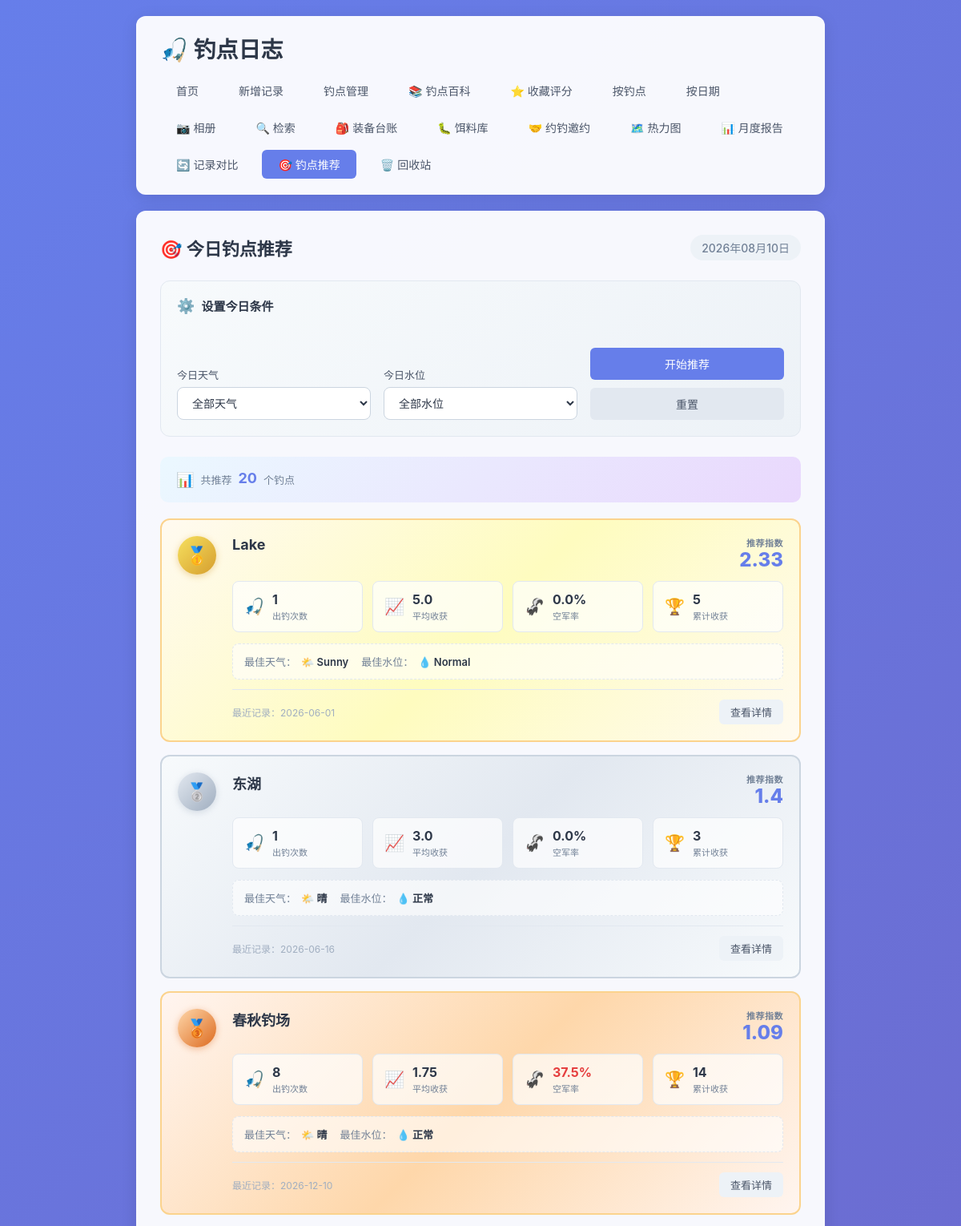
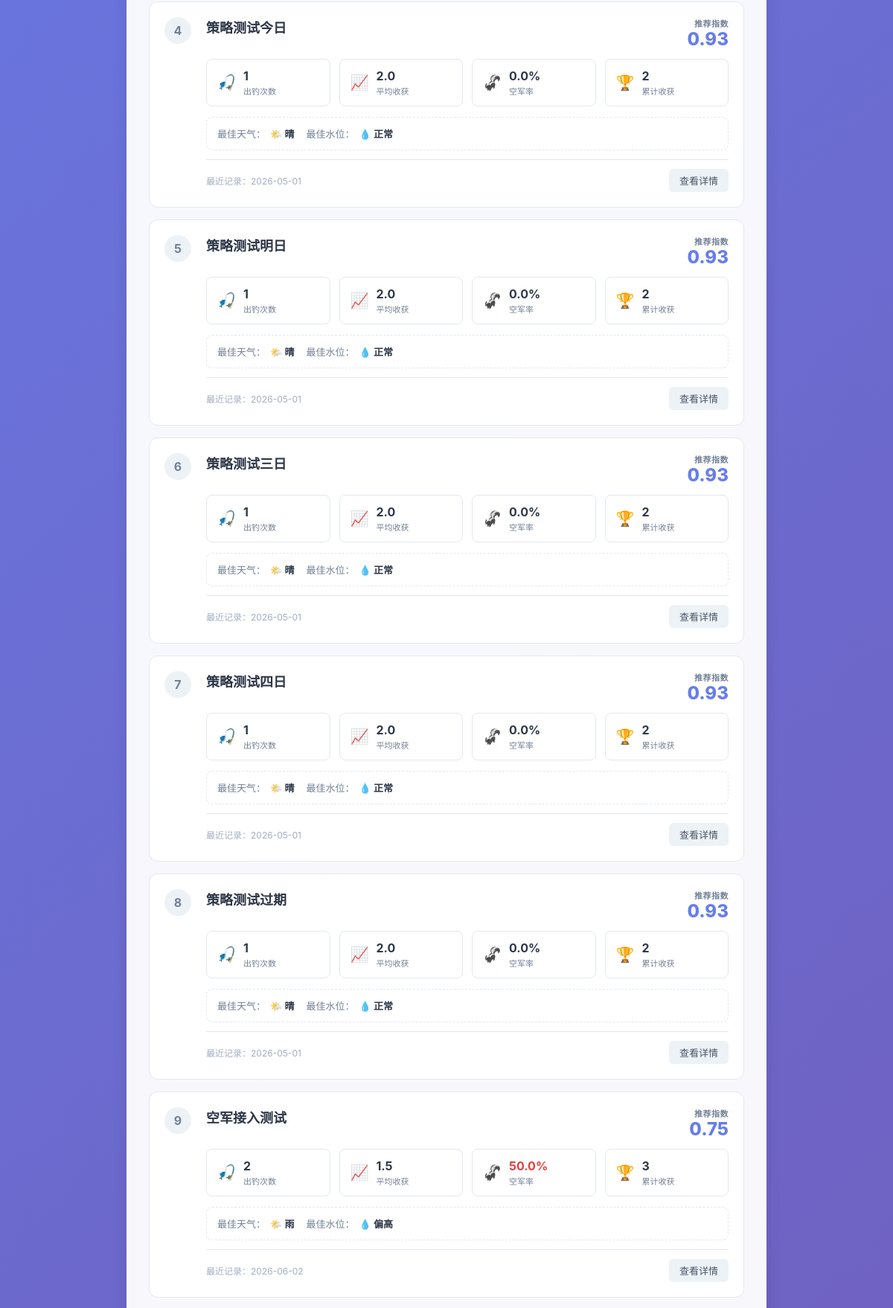
The page /recommend (upper part) on the database its author committed (2 pictures, top to bottom).
### tables this page shows
CREATE TABLE fishing_logs (
            id INTEGER PRIMARY KEY AUTOINCREMENT,
            spot TEXT NOT NULL,
            weather TEXT NOT NULL,
            water_level TEXT NOT NULL,
            bait TEXT NOT NULL,
            fish_species TEXT NOT NULL,
            harvest TEXT NOT NULL,
            next_strategy TEXT,
            created_at DATE NOT NULL
        , temperature TEXT, humidity TEXT, wind TEXT, deleted_at TIMESTAMP, next_strategy_date DATE);

### app.py (the view)
@app.route('/recommend')
def spot_recommendation():
    conn = get_db()
    target_weather = request.args.get('weather', '').strip()
    target_water_level = request.args.get('water_level', '').strip()
    common_weathers = get_common_weathers(conn)
    common_water_levels = get_common_water_levels(conn)
    recommended_spots = get_recommended_spots(
        conn,
        target_weather=target_weather,
        target_water_level=target_water_level,
        limit=20
    )
    today = datetime.now().strftime('%Y年%m月%d日')
    conn.close()
    return render_template(
        'spot_recommendation.html',
        recommended_spots=recommended_spots,
        target_weather=target_weather,
        target_water_level=target_water_level,
        common_weathers=common_weathers,
        common_water_levels=common_water_levels,
        today=today
    )

### app.py (called while the page is built, shortened)
def get_db():
    conn = sqlite3.connect(DB_PATH)
    conn.row_factory = sqlite3.Row
    return conn

def get_weather_match_score(spot_stats, target_weather):
    if not target_weather:
        return 0.5

def get_water_level_match_score(spot_stats, target_water_level):
    if not target_water_level:
        return 0.5

def calculate_spot_score(spot_stats, target_weather, target_water_level):
    harvest_performance = spot_stats['avg_harvest']
    skunk_penalty = spot_stats['skunk_rate'] / 100.0
    base_harvest_score = harvest_performance * (1 - skunk_penalty * 0.5)
    weather_score = get_weather_match_score(spot_stats, target_weather)
    water_level_score = get_water_level_match_score(spot_stats, target_water_level)
    total_score = (base_harvest_score * 0.4) + (weather_score * harvest_performance * 0.3) + (water_level_score * harvest_performance * 0.3)
    if spot_stats['total_count'] < 3:
        data_confidence = spot_stats['total_count'] / 3.0
        total_score = total_score * (0.5 + data_confidence * 0.5)
    return round(total_score, 2)

def get_recommended_spots(conn, target_weather='', target_water_level='', limit=10):
    spot_names = conn.execute('''
        SELECT DISTINCT spot FROM fishing_logs
        WHERE spot IS NOT NULL AND spot != '' AND deleted_at IS NULL
    ''').fetchall()
    spots_data = []
    for row in spot_names:
        spot_name = row['spot']
        stats = get_spot_harvest_stats(conn, spot_name)
        if stats['total_count'] == 0:
            continue
        score = calculate_spot_score(stats, target_weather, target_water_level)
        spots_data.append({
            'name': spot_name,
            'score': score,
            'stats': stats
        })
    spots_data.sort(key=lambda x: x['score'], reverse=True)
    for idx, spot in enumerate(spots_data, 1):
        spot['rank'] = idx
    return spots_data[:limit]

def get_common_weathers(conn):
    rows = conn.execute('''
        SELECT DISTINCT weather FROM fishing_logs
        WHERE weather IS NOT NULL AND weather != '' AND deleted_at IS NULL
        ORDER BY weather
    ''').fetchall()
    return [r['weather'] for r in rows]

def get_common_water_levels(conn):
    rows = conn.execute('''
        SELECT DISTINCT water_level FROM fishing_logs
        WHERE water_level IS NOT NULL AND water_level != '' AND deleted_at IS NULL
        ORDER BY water_level
    ''').fetchall()
    return [r['water_level'] for r in rows]

### templates/spot_recommendation.html (shortened to what this page needs)
{% extends 'base.html' %}
{% block content %}
    <div class="page-header">
        <h2>🎯 今日钓点推荐</h2>
        <span class="recommend-date">{{ today }}</span>
    </div>
    <div class="recommend-filter-card">
        <div class="recommend-filter-title">
            <span class="filter-icon">⚙️</span>
            <span>设置今日条件</span>
        </div>
        <form method="get" action="{{ url_for('spot_recommendation') }}" class="recommend-filter-form">
            <div class="filter-row">
                <div class="filter-item">
                    <label for="weather">今日天气</label>
                    <select id="weather" name="weather">
                        <option value="">全部天气</option>
                    </select>
                </div>
                <div class="filter-item">
                    <label for="water_level">今日水位</label>
                    <select id="water_level" name="water_level">
                        <option value="">全部水位</option>
                    </select>
                </div>
                <div class="filter-item filter-actions">
                    <label>&nbsp;</label>
                    <button type="submit" class="btn btn-primary">开始推荐</button>
                    <a href="{{ url_for('spot_recommendation') }}" class="btn btn-secondary">重置</a>
                </div>
            </div>
        </form>
    </div>
    {% if recommended_spots %}
        <div class="recommend-stats-bar">
            <div class="recommend-stat-item">
                <span class="stat-icon">📊</span>
                <span class="stat-label">共推荐</span>
                <span class="stat-value">{{ recommended_spots|length }}</span>
                <span class="stat-unit">个钓点</span>
            </div>
        </div>
        <div class="recommend-list">
            {% for spot in recommended_spots %}
                <div class="recommend-card {% if spot.rank <= 3 %}recommend-top{% endif %}" data-rank="{{ spot.rank }}">
                    <div class="recommend-rank">
                        {% if spot.rank == 1 %}
                            <span class="rank-badge rank-gold">🥇</span>
                        {% elif spot.rank == 2 %}
                            <span class="rank-badge rank-silver">🥈</span>
                        {% elif spot.rank == 3 %}
                            <span class="rank-badge rank-bronze">🥉</span>
                        {% else %}
                            <span class="rank-badge rank-normal">{{ spot.rank }}</span>
                        {% endif %}
                    </div>
                    <div class="recommend-content">
                        <div class="recommend-header">
                            <h3 class="recommend-spot-name">
                                <a href="{{ url_for('by_spot', spot=spot.name) }}">{{ spot.name }}</a>
                            </h3>
                            <div class="recommend-score">
                                <span class="score-label">推荐指数</span>
                                <span class="score-value">{{ spot.score }}</span>
                            </div>
                        </div>
                        <div class="recommend-stats-grid">
                            <div class="stat-box">
                                <span class="stat-box-icon">🎣</span>
                                <div class="stat-box-info">
                                    <span class="stat-box-value">{{ spot.stats.total_count }}</span>
                                    <span class="stat-box-label">出钓次数</span>
                                </div>
                            </div>
                            <div class="stat-box">
                                <span class="stat-box-icon">📈</span>
                                <div class="stat-box-info">
                                    <span class="stat-box-value">{{ spot.stats.avg_harvest }}</span>
                                    <span class="stat-box-label">平均收获</span>
                                </div>
                            </div>
                            <div class="stat-box {% if spot.stats.skunk_rate > 30 %}stat-box-warning{% endif %}">
                                <span class="stat-box-icon">🦨</span>
                                <div class="stat-box-info">
                                    <span class="stat-box-value">{{ spot.stats.skunk_rate }}%</span>
                                    <span class="stat-box-label">空军率</span>
                                </div>
                            </div>
                            <div class="stat-box">
                                <span class="stat-box-icon">🏆</span>
                                <div class="stat-box-info">
                                    <span class="stat-box-value">{{ spot.stats.total_harvest }}</span>
                                    <span class="stat-box-label">累计收获</span>
                                </div>
                            </div>
                        </div>
                        {% if spot.stats.best_weather or spot.stats.best_water_level %}
                            <div class="recommend-best-conditions">
                                {% if spot.stats.best_weather %}
                                    <div class="best-condition-item">
                                        <span class="best-condition-label">最佳天气：</span>
                                        <span class="best-condition-value">🌤️ {{ spot.stats.best_weather }}</span>
                                    </div>
                                {% endif %}
                                {% if spot.stats.best_water_level %}
                                    <div class="best-condition-item">
                                        <span class="best-condition-label">最佳水位：</span>
                                        <span class="best-condition-value">💧 {{ spot.stats.best_water_level }}</span>
                                    </div>
                                {% endif %}
                            </div>
                        {% endif %}
                        {% if spot.stats.last_log_date %}
                            <div class="recommend-footer">
                                <span class="last-log">最近记录：{{ spot.stats.last_log_date }}</span>
                                <a href="{{ url_for('by_spot', spot=spot.name) }}" class="btn btn-small">查看详情</a>
                            </div>
                        {% endif %}
                    </div>
                </div>
            {% endfor %}
        </div>
    {% else %}
        <div class="empty-state">
            <p>暂无推荐钓点，请先添加垂钓记录</p>
            <a href="{{ url_for('add_log') }}" class="btn btn-primary">+ 新增记录</a>
        </div>
    {% endif %}
{% endblock %}

### rows shown on the page
fishing_logs: stats.best_weather "Sunny", stats.best_water_level "Normal", stats.last_log_date "2026-06-01"
fishing_logs: stats.best_water_level "正常", stats.last_log_date "2026-06-16"
fishing_logs: stats.best_water_level "正常", stats.last_log_date "2026-12-10"
fishing_logs: rank "4", name "策略测试今日", score "0.93", stats.total_count "1", stats.avg_harvest "2.0", stats.skunk_rate "0.0", stats.total_harvest "2", stats.best_weather "晴", stats.best_water_level "正常", stats.last_log_date "2026-05-01"
fishing_logs: rank "5", name "策略测试明日", score "0.93", stats.total_count "1", stats.avg_harvest "2.0", stats.skunk_rate "0.0", stats.total_harvest "2", stats.best_weather "晴", stats.best_water_level "正常", stats.last_log_date "2026-05-01"
fishing_logs: rank "6", name "策略测试三日", score "0.93", stats.total_count "1", stats.avg_harvest "2.0", stats.skunk_rate "0.0", stats.total_harvest "2", stats.best_weather "晴", stats.best_water_level "正常", stats.last_log_date "2026-05-01"
fishing_logs: rank "7", name "策略测试四日", score "0.93", stats.total_count "1", stats.avg_harvest "2.0", stats.skunk_rate "0.0", stats.total_harvest "2", stats.best_weather "晴", stats.best_water_level "正常", stats.last_log_date "2026-05-01"
fishing_logs: rank "8", name "策略测试过期", score "0.93", stats.total_count "1", stats.avg_harvest "2.0", stats.skunk_rate "0.0", stats.total_harvest "2", stats.best_weather "晴", stats.best_water_level "正常", stats.last_log_date "2026-05-01"
fishing_logs: stats.best_water_level "偏高", stats.last_log_date "2026-06-02"

### other values the page prints
{{ recommended_spots|length }} "20"
{{ spot.name }} "Lake" "东湖" "春秋钓场" "空军接入测试"
{{ spot.score }} "2.33" "1.4" "1.09" "0.75"
{{ spot.stats.total_count }} "1" "1" "8" "2"
{{ spot.stats.avg_harvest }} "5.0" "3.0" "1.75" "1.5"
{{ spot.stats.skunk_rate }} "0.0" "0.0" "37.5" "50.0"
{{ spot.stats.total_harvest }} "5" "3" "14" "3"
{{ spot.stats.best_weather }} "晴" "晴" "雨"
{{ spot.rank }} "9"
